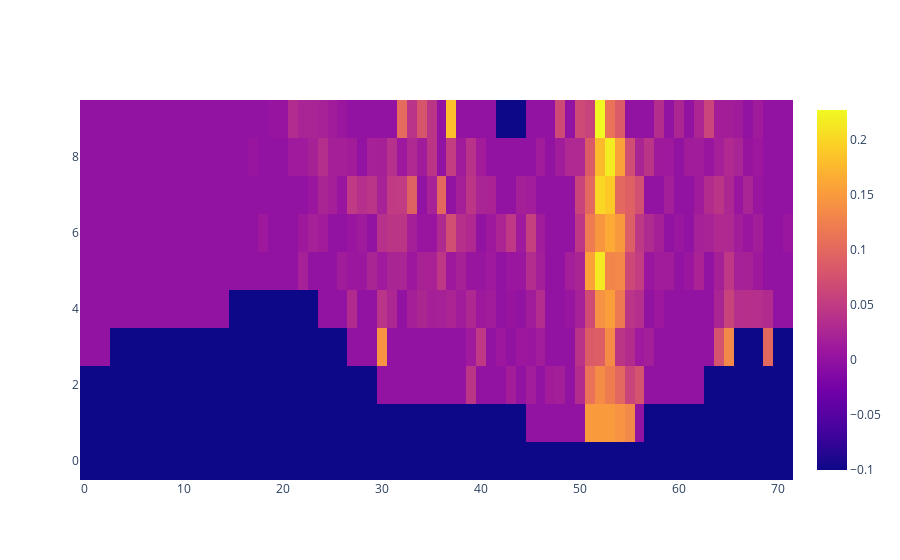

Notebook source saved alongside this figure:
### Code cell
data = test_umass(test_project="HomeA/2016")
on_rate = np.full(ctx_info.get_ctx_space_shape(), -0.1)
for dis in data["Microwave [kW]"]:
    on_rate[dis["coor"]] = dis["distribution"][1] / (dis["distribution"][0] + dis["distribution"][1])


fig = go.Figure(data=go.Heatmap(z=np.transpose(on_rate)))
fig.show()

### Figure 1 — Plotly figure (JSON) as saved in the notebook; plotly's stock layout.template omitted (floating-point values rounded to 4 significant figures; data arrays with more than 128 entries replaced by an {"elided": "..."} marker saying what was removed)
{"data": [{"type": "heatmap", "z": {"elided": "10x72 float values"}}], "layout": {}}
